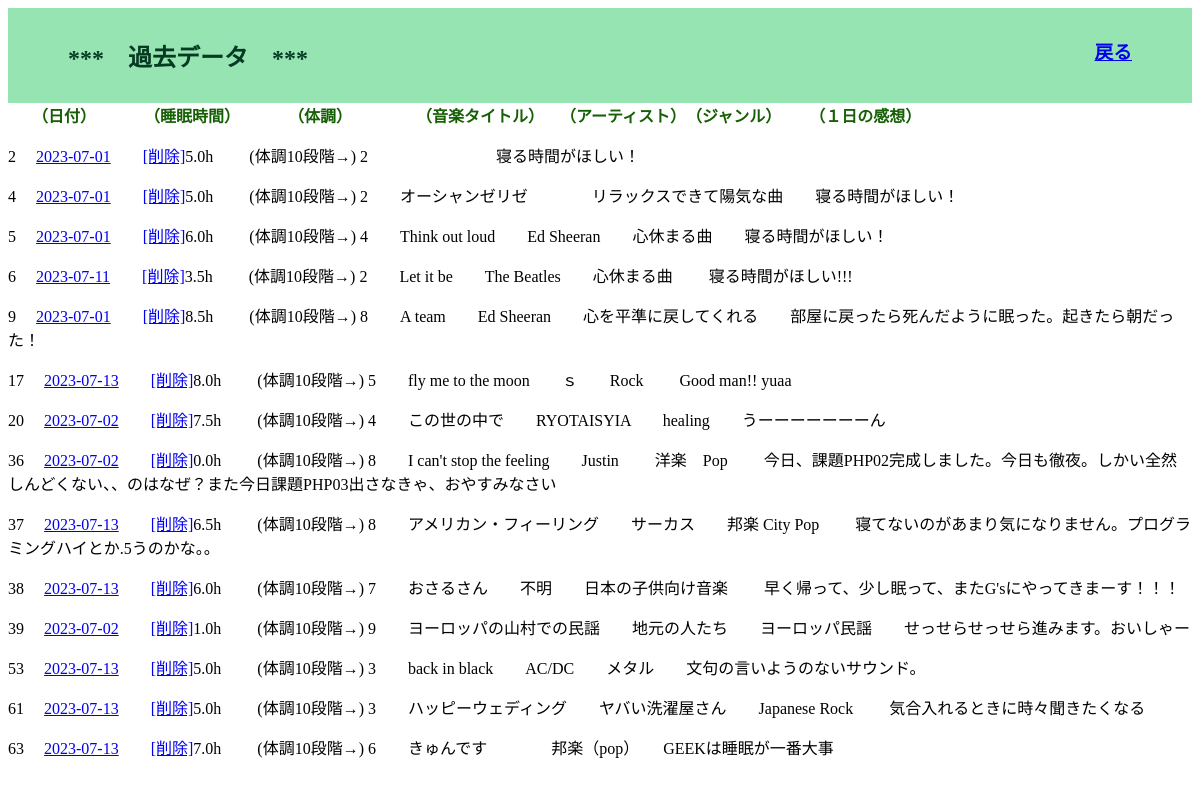
Screenshot of /select.php (signed in) with the database file from the repository.
### tables this page shows
CREATE TABLE IF NOT EXISTS `gs_bm_table` (
`id` int(11) NOT NULL,
  `date` date NOT NULL,
  `name` varchar(64) NOT NULL,
  `sleep_time` decimal(2,1) NOT NULL,
  `today_condition` int(12) NOT NULL,
  `music_title` varchar(128) NOT NULL,
  `artist` varchar(128) NOT NULL,
  `music_mood` varchar(128) NOT NULL,
  `content` text NOT NULL
);

### select.php (the view, shortened to what this page needs)
<?php
$pdo = db_conn();
$stmt = $pdo->prepare('SELECT * FROM gs_bm_table');
$status = $stmt->execute();
?>
<header>
<div class="header">
<h2>***　過去データ　***</h2>
<a href="menu.php"><h3>戻る</h3></a>
</header>
<div class="field">　　（日付）　　　　（睡眠時間）　　　　（体調）　　　　　（音楽タイトル）　　（アーティスト）　（ジャンル） 　　（１日の感想）</div>
<?php
$view = '';
if ($status == false) {
    sql_error($stmt);
} else {
    while ($r = $stmt->fetch(PDO::FETCH_ASSOC)){
      $view .= "<p>";
      $view .= $r['id']  . '　 ';
      if  ($_SESSION['kanri_flg'] == 1){
        $view .= '<a href="detail.php?id=' .$r['id'] . '">';
        $view .= $r['date'];
        $view .= '</a>';
      } else {
        $view .= $r['date'];
      }
      $view .="　　";
      if  ($_SESSION['kanri_flg'] == 1){
        $view .= '<a href="delete.php?id=' .$r['id'] . '">';
        $view .= '[削除]';
        $view .= '</a>';
      }
      $view .=
      $r['sleep_time']  . 'h　　 (体調10段階→) '.
      $r['today_condition']  . '　　'.
      $r['music_title']  . '　　'.
      $r['artist']  . '　　'.
      $r['music_mood']  . '　　'.
      $r['content'] ;
    }
}
?>
<div><?php echo $view; ?></div>
<!DOCTYPE html>
<html lang="ja">
<head>
<link rel="stylesheet" href="style1.css">
</head>
</html>

### style1.css (style rules this page uses)
.header { display: flex; padding-top: 10px; height: 85px; color: rgb(5, 59, 34); background-color: rgb(150, 228, 177); }
h2 { padding-left: 60px; flex-grow: 1; }
h3 { text-align:right; flex-grow: 2; padding-right: 60px; }
.field { color: rgb(21, 95, 4); font-weight: bold; }

### rows the page displays
gs_bm_table: value "2 5.0h (体調10段階→) 2 寝る時間がほしい！", value "2023-07-01", value "[削除]"
gs_bm_table: value "4 5.0h (体調10段階→) 2 オーシャンゼリゼ リラックスできて陽気な曲 寝る時間がほしい！", value "2023-07-01", value "[削除]"
gs_bm_table: value "5 6.0h (体調10段階→) 4 Think out loud Ed Sheeran 心休まる曲 寝る時間がほしい！", value "2023-07-01", value "[削除]"
gs_bm_table: value "6 3.5h (体調10段階→) 2 Let it be The Beatles 心休まる曲 寝る時間がほしい!!!", value "2023-07-11", value "[削除]"
gs_bm_table: value "9 8.5h (体調10段階→) 8 A team Ed Sheeran 心を平準に戻してくれる 部屋に戻ったら死んだように眠った。起きたら朝だった！", value "2023-07-01", value "[削除]"
gs_bm_table: value "17 8.0h (体調10段階→) 5 fly me to the moon ｓ Rock Good man!! yuaa", value "2023-07-13", value "[削除]"
gs_bm_table: value "20 7.5h (体調10段階→) 4 この世の中で RYOTAISYIA healing うーーーーーーーん", value "2023-07-02", value "[削除]"
gs_bm_table: value "36 0.0h (体調10段階→) 8 I can't stop the feeling Justin 洋楽 Pop 今日、課題PHP02完成しました。今日も徹夜。しかい全然しんどくない、、のはなぜ？また今日課題PHP03出さなきゃ、おやすみなさい", value "2023-07-02", value "[削除]"
gs_bm_table: value "37 6.5h (体調10段階→) 8 アメリカン・フィーリング サーカス 邦楽 City Pop 寝てないのがあまり気になりません。プログラミングハイとか.5うのかな。。", value "2023-07-13", value "[削除]"
gs_bm_table: value "38 6.0h (体調10段階→) 7 おさるさん 不明 日本の子供向け音楽 早く帰って、少し眠って、またG'sにやってきまーす！！！", value "2023-07-13", value "[削除]"
gs_bm_table: value "39 1.0h (体調10段階→) 9 ヨーロッパの山村での民謡 地元の人たち ヨーロッパ民謡 せっせらせっせら進みます。おいしゃー", value "2023-07-02", value "[削除]"
gs_bm_table: value "53 5.0h (体調10段階→) 3 back in black AC/DC メタル 文句の言いようのないサウンド。", value "2023-07-13", value "[削除]"
gs_bm_table: value "61 5.0h (体調10段階→) 3 ハッピーウェディング ヤバい洗濯屋さん Japanese Rock 気合入れるときに時々聞きたくなる", value "2023-07-13", value "[削除]"
gs_bm_table: value "63 7.0h (体調10段階→) 6 きゅんです 邦楽（pop） GEEKは睡眠が一番大事", value "2023-07-13", value "[削除]"
